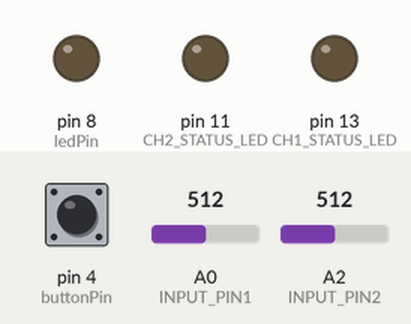
Bench run of a sketch on a simulated Arduino Uno, built with avr-gcc and run on an emulated ATmega328P. On the bench: output pins drawn as LEDs (lit = HIGH). Inputs (shaded band) come from the test bench; at power-on: pin 4 (buttonPin) LOW, A0 (INPUT_PIN1) = 512, A2 (INPUT_PIN2) = 512. What the sketch prints to the serial monitor is not drawn.

Above: at 1.2 s.
1.3 s: pin 4 (buttonPin) pulled HIGH for 0.15 s
At 1.7 s:
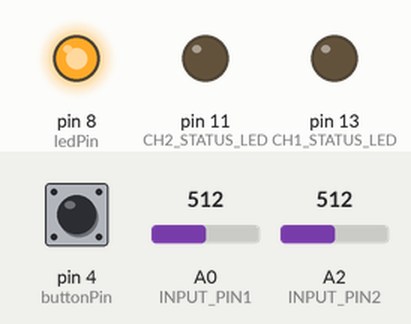
2.9 s: pin 4 (buttonPin) pulled HIGH for 1 s
At 4.0 s:
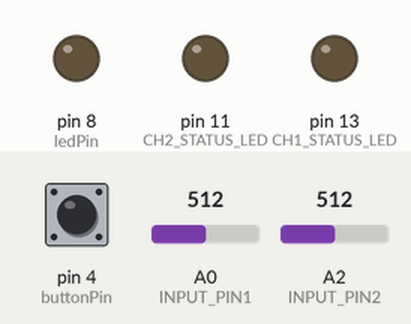
5.4 s: pin 4 (buttonPin) pulled HIGH for 3.2 s
At 6.0 s:
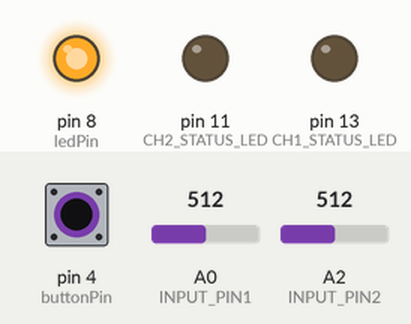
Timing chart, 0 to 8.4 s (numbered marks = the images above; inputs shaded):
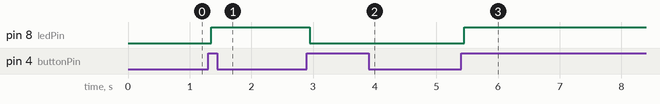

The sketch:

Sketch.ino
```cpp
// EMGGAMECONTROLLER - BioAmp EXG Pill
// https://github.com/upsidedownlabs/BioAmp-EXG-Pill
// https://github.com/upsidedownlabs/Muscle-BioAmp-Arduino-Firmware

// Upside Down Labs invests time and resources providing this open source code,
// please support Upside Down Labs and open-source hardware by purchasing
// products from Upside Down Labs!

// Samples per second
#define SAMPLE_RATE 500

// Make sure to set the same baud rate on your Serial Monitor/Plotter
#define BAUD_RATE 115200

#define INPUT_PIN1 A0
#define INPUT_PIN2 A2

// CH1 & CH2 status LEDs
#define CH1_STATUS_LED 13
#define CH2_STATUS_LED 11

// Envelope buffer size
// High value -> smooth but less responsive
// Low value -> not smooth but responsive
#define BUFFER_SIZE 64

// Define different constant for different envelope
// Channel 1 variables
int circular_buffer1[BUFFER_SIZE];
int data_index1, sum1;
// Channel 2 varibles
int circular_buffer2[BUFFER_SIZE];
int data_index2, sum2;

// Button to start the serial transaction
const int buttonPin = 4;

// LED to show serial transaction status
const int ledPin = 8;

// Device working status varaiables
int ledState = LOW;
int buttonState;
int lastButtonState = LOW;
unsigned long lastDebounceTime = 0;
unsigned long debounceDelay = 50;

// Calibrate threshold values
// Uncomment the below line to view EMG envelope on serial plotter
#define Calibrate

// Uncomment the line below to switch to advanced version of the code which provides better performance but may vary for different users
#define Advanced

int threshold1 = 40;
int threshold2 = 60;

void setup() {
  // Serial connection begin
  Serial.begin(BAUD_RATE);

  pinMode(INPUT_PIN1, INPUT);
  pinMode(CH1_STATUS_LED, OUTPUT);

  pinMode(INPUT_PIN2, INPUT);
  pinMode(CH2_STATUS_LED, OUTPUT);

  pinMode(buttonPin, INPUT);
  pinMode(ledPin, OUTPUT);

  digitalWrite(ledPin, ledState);
}

void loop() {
  int reading = digitalRead(buttonPin);
  if (reading != lastButtonState) {
    // reset the debouncing timer
    lastDebounceTime = millis();
  }

  if ((millis() - lastDebounceTime) > debounceDelay) {
    // whatever the reading is at, it's been there for longer than the debounce
    // delay, so take it as the actual current state:

    // if the button state has changed:
    if (reading != buttonState) {
      buttonState = reading;

      // only toggle the LED if the new button state is HIGH
      if (buttonState == HIGH) {
        ledState = !ledState;
      }
    }
  }

  // Calculate elapsed time
  static unsigned long past = 0;
  unsigned long present = micros();
  unsigned long interval = present - past;
  past = present;

  // Run timer
  static long timer = 0;
  timer -= interval;

  // Sample and get envelope
  if(timer < 0) {
    timer += 1000000 / SAMPLE_RATE;
    // RAW EMG
    int sensor_value1 = analogRead(INPUT_PIN1);

    // Filtered EMG
    int signal1 = EMGFilter1(sensor_value1);

    // EMG envelope
    int envelope1 = getEnvelope1(abs(signal1));
    int sensor_value2 = analogRead(INPUT_PIN2);

    // Filtered EMG
    int signal2 = EMGFilter2(sensor_value2);

    // EMG envelope
    int envelope2 = getEnvelope2(abs(signal2));

    // If set to calibrate show envelope data on serial monitor/plotter
    #ifdef Calibrate

      Serial.print(envelope1);
      Serial.print('\t');
      Serial.println(envelope2);

    #endif


  }
  digitalWrite(ledPin, ledState);
 lastButtonState = reading;
}

// Envelope detection algorithm
// Get CH1 envelope
int getEnvelope1(int abs_emg){
  sum1 -= circular_buffer1[data_index1];
  sum1 += abs_emg;
  circular_buffer1[data_index1] = abs_emg;
  data_index1 = (data_index1 + 1) % BUFFER_SIZE;
  return (sum1/BUFFER_SIZE) * 2;
}
// Get CH2 envelope
int getEnvelope2(int abs_emg){
  sum2 -= circular_buffer2[data_index2];
  sum2 += abs_emg;
  circular_buffer2[data_index2] = abs_emg;
  data_index2 = (data_index2 + 1) % BUFFER_SIZE;
  return (sum2/BUFFER_SIZE) * 2;
}

// Band-Pass Butterworth IIR digital filter, generated using filter_gen.py.
// Sampling rate: 500.0 Hz, frequency: [74.5, 149.5] Hz.
// Filter is order 4, implemented as second-order sections (biquads).
// Reference:
// https://docs.scipy.org/doc/scipy/reference/generated/scipy.signal.butter.html
// https://courses.ideate.cmu.edu/16-223/f2020/Arduino/FilterDemos/filter_gen.py

// CH1 EMG filter
float EMGFilter1(float input)
{
  float output = input;
  {
    static float z1, z2; // filter section state
    float x = output - 0.05159732*z1 - 0.36347401*z2;
    output = 0.01856301*x + 0.03712602*z1 + 0.01856301*z2;
    z2 = z1;
    z1 = x;
  }
  {
    static float z1, z2; // filter section state
    float x = output - -0.53945795*z1 - 0.39764934*z2;
    output = 1.00000000*x + -2.00000000*z1 + 1.00000000*z2;
    z2 = z1;
    z1 = x;
  }
  {
    static float z1, z2; // filter section state
    float x = output - 0.47319594*z1 - 0.70744137*z2;
    output = 1.00000000*x + 2.00000000*z1 + 1.00000000*z2;
    z2 = z1;
    z1 = x;
  }
  {
    static float z1, z2; // filter section state
    float x = output - -1.00211112*z1 - 0.74520226*z2;
    output = 1.00000000*x + -2.00000000*z1 + 1.00000000*z2;
    z2 = z1;
    z1 = x;
  }
  return output;
}

// CH2 EMG filter
float EMGFilter2(float input2)
{
  float output = input2;
  {
    static float z1, z2; // filter section state
    float x = output - 0.05159732*z1 - 0.36347401*z2;
    output = 0.01856301*x + 0.03712602*z1 + 0.01856301*z2;
    z2 = z1;
    z1 = x;
  }
  {
    static float z1, z2; // filter section state
    float x = output - -0.53945795*z1 - 0.39764934*z2;
    output = 1.00000000*x + -2.00000000*z1 + 1.00000000*z2;
    z2 = z1;
    z1 = x;
  }
  {
    static float z1, z2; // filter section state
    float x = output - 0.47319594*z1 - 0.70744137*z2;
    output = 1.00000000*x + 2.00000000*z1 + 1.00000000*z2;
    z2 = z1;
    z1 = x;
  }
  {
    static float z1, z2; // filter section state
    float x = output - -1.00211112*z1 - 0.74520226*z2;
    output = 1.00000000*x + -2.00000000*z1 + 1.00000000*z2;
    z2 = z1;
    z1 = x;
  }
  return output;
}
```

Measured:
- after the input at 1.3 s, pin 8 (ledPin): LOW → HIGH after 0.05 s
- after the input at 2.9 s, pin 8 (ledPin): HIGH → LOW after 0.05 s
- after the input at 5.4 s, pin 8 (ledPin): LOW → HIGH after 0.05 s
